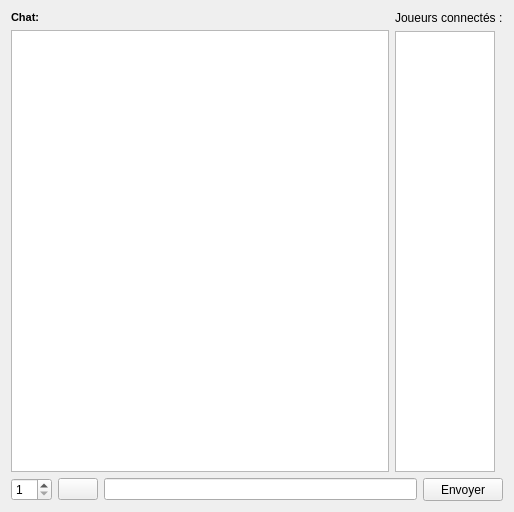
<?xml version="1.0" encoding="UTF-8"?>
<ui version="4.0">
 <class>ChatWidgetForm</class>
 <widget class="QWidget" name="ChatWidgetForm">
  <property name="geometry">
   <rect>
    <x>0</x>
    <y>0</y>
    <width>514</width>
    <height>512</height>
   </rect>
  </property>
  <property name="sizePolicy">
   <sizepolicy hsizetype="Preferred" vsizetype="Expanding">
    <horstretch>0</horstretch>
    <verstretch>0</verstretch>
   </sizepolicy>
  </property>
  <property name="windowTitle">
   <string>Form</string>
  </property>
  <layout class="QVBoxLayout" name="verticalLayout">
   <item>
    <layout class="QHBoxLayout" name="horizontalLayout_2">
     <item>
      <layout class="QVBoxLayout" name="verticalLayout_3">
       <item>
        <widget class="QLabel" name="label">
         <property name="font">
          <font>
           <pointsize>8</pointsize>
           <weight>75</weight>
           <bold>true</bold>
          </font>
         </property>
         <property name="text">
          <string>Chat:</string>
         </property>
        </widget>
       </item>
       <item>
        <widget class="QTextEdit" name="textEdit">
         <property name="textInteractionFlags">
          <set>Qt::TextSelectableByKeyboard|Qt::TextSelectableByMouse</set>
         </property>
        </widget>
       </item>
      </layout>
     </item>
     <item>
      <layout class="QVBoxLayout" name="verticalLayout_2">
       <item>
        <widget class="QLabel" name="label_2">
         <property name="text">
          <string>Joueurs connectés :</string>
         </property>
        </widget>
       </item>
       <item>
        <widget class="QTreeView" name="treeView">
         <property name="sizePolicy">
          <sizepolicy hsizetype="Minimum" vsizetype="Expanding">
           <horstretch>0</horstretch>
           <verstretch>0</verstretch>
          </sizepolicy>
         </property>
         <property name="maximumSize">
          <size>
           <width>100</width>
           <height>9999999</height>
          </size>
         </property>
        </widget>
       </item>
      </layout>
     </item>
    </layout>
   </item>
   <item>
    <layout class="QHBoxLayout" name="horizontalLayout">
     <item>
      <widget class="QSpinBox" name="spinBox">
       <property name="minimum">
        <number>1</number>
       </property>
      </widget>
     </item>
     <item>
      <widget class="QPushButton" name="pushButton_2">
       <property name="text">
        <string/>
       </property>
       <property name="icon">
        <iconset resource="resources.qrc">
         <normaloff>:/icons/ressources/dice.png</normaloff>:/icons/ressources/dice.png</iconset>
       </property>
       <property name="iconSize">
        <size>
         <width>30</width>
         <height>30</height>
        </size>
       </property>
      </widget>
     </item>
     <item>
      <widget class="QLineEdit" name="lineEdit"/>
     </item>
     <item>
      <widget class="QPushButton" name="pushButton">
       <property name="sizePolicy">
        <sizepolicy hsizetype="Minimum" vsizetype="Preferred">
         <horstretch>0</horstretch>
         <verstretch>0</verstretch>
        </sizepolicy>
       </property>
       <property name="maximumSize">
        <size>
         <width>100</width>
         <height>50</height>
        </size>
       </property>
       <property name="text">
        <string>Envoyer</string>
       </property>
      </widget>
     </item>
    </layout>
   </item>
  </layout>
 </widget>
 <resources>
  <include location="resources.qrc"/>
 </resources>
 <connections/>
</ui>
